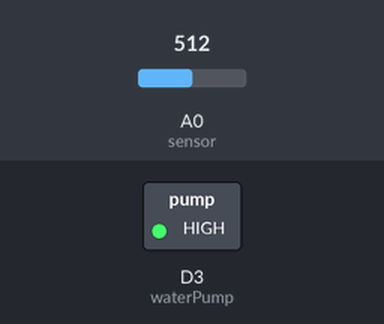
Simulated run of this sketch. Board: ESP8266 (NodeMCU). Shown: switched loads named in the sketch (green lamp = pin HIGH). The test bench sets the inputs (shaded band); at power-on: A0 (sensor) = 512. What the sketch prints to the serial monitor is not drawn.

Above: at 9.2 s.
9.3 s: A0 (sensor) set to 603
11.8 s: A0 (sensor) set to 638
At 13.0 s:
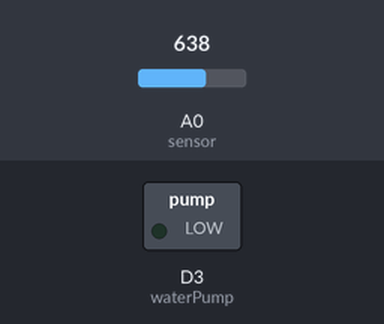
Timing chart, 0 to 14.8 s (numbered marks = the images above; inputs shaded):
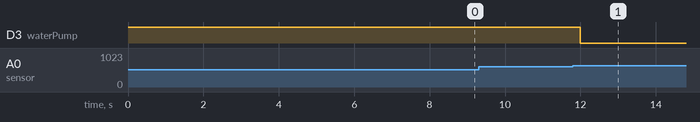

The sketch:

smartwateringsystem.ino
```cpp
/* Plant watering system - Serial Monitor Version */

#include <ESP8266WiFi.h>

//component pins
#define sensor A0
#define waterPump D3

//thresholds
#define DRY_THRESHOLD 40  // turns pump off between these 2 values
#define WET_THRESHOLD 60

void setup() {
  Serial.begin(9600);
  pinMode(waterPump, OUTPUT);
  digitalWrite(waterPump, HIGH);

  Serial.println("System Loading...");
  for (int a = 0; a <= 15; a++) {
    Serial.print(".");
    delay(500);
  }
  Serial.println("\nSystem Ready");
}

// Function to get soil moisture and control the pump
void soilMoistureSensor() {
  int value = analogRead(sensor);
  value = map(value, 0, 1024, 0, 100);
  value = (value - 100) * -1;

  Serial.print("Moisture Level: ");
  Serial.print(value);
  Serial.println("%");

  // Control the water pump based on moisture level
  if (value < DRY_THRESHOLD) {
    digitalWrite(waterPump, LOW);
    Serial.println("Pump ON: Watering the plant...");
  }
  else if (value > WET_THRESHOLD) {
    digitalWrite(waterPump, HIGH);
    Serial.println("Pump OFF: Soil is moist enough.");
  }

  delay(2000);
}

void loop() {
  soilMoistureSensor();
}
```

Measured:
- the behaviour switches between 619 and 620 on A0 (sensor) (found by bisection; images 0 and 1)
- after the input at 9.3 s, every drawn part: stays the same
- after the input at 11.8 s, D3 (waterPump): HIGH → LOW after 0.20 s
